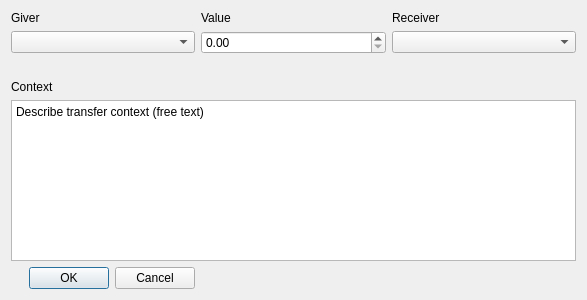
<?xml version="1.0" encoding="UTF-8"?>
<ui version="4.0">
 <class>transferdialog</class>
 <widget class="QDialog" name="transferdialog">
  <property name="geometry">
   <rect>
    <x>0</x>
    <y>0</y>
    <width>587</width>
    <height>300</height>
   </rect>
  </property>
  <property name="windowTitle">
   <string>Transfer edition</string>
  </property>
  <layout class="QGridLayout" name="gridLayout">
   <item row="5" column="0">
    <widget class="QDialogButtonBox" name="buttonBox">
     <property name="orientation">
      <enum>Qt::Horizontal</enum>
     </property>
     <property name="standardButtons">
      <set>QDialogButtonBox::Cancel|QDialogButtonBox::Ok</set>
     </property>
    </widget>
   </item>
   <item row="1" column="0">
    <widget class="QComboBox" name="giver"/>
   </item>
   <item row="1" column="2">
    <widget class="QComboBox" name="receiver"/>
   </item>
   <item row="1" column="1">
    <widget class="QDoubleSpinBox" name="value"/>
   </item>
   <item row="4" column="0" colspan="3">
    <widget class="QTextEdit" name="context">
     <property name="html">
      <string>&lt;!DOCTYPE HTML PUBLIC &quot;-//W3C//DTD HTML 4.0//EN&quot; &quot;http://www.w3.org/TR/REC-html40/strict.dtd&quot;&gt;
&lt;html&gt;&lt;head&gt;&lt;meta name=&quot;qrichtext&quot; content=&quot;1&quot; /&gt;&lt;style type=&quot;text/css&quot;&gt;
p, li { white-space: pre-wrap; }
&lt;/style&gt;&lt;/head&gt;&lt;body style=&quot; font-family:'DejaVu Sans'; font-size:9pt; font-weight:400; font-style:normal;&quot;&gt;
&lt;p style=&quot; margin-top:0px; margin-bottom:0px; margin-left:0px; margin-right:0px; -qt-block-indent:0; text-indent:0px;&quot;&gt;Describe transfer context (free text)&lt;/p&gt;&lt;/body&gt;&lt;/html&gt;</string>
     </property>
    </widget>
   </item>
   <item row="0" column="0">
    <widget class="QLabel" name="label">
     <property name="text">
      <string>Giver</string>
     </property>
     <property name="buddy">
      <cstring>giver</cstring>
     </property>
    </widget>
   </item>
   <item row="0" column="1">
    <widget class="QLabel" name="label_2">
     <property name="text">
      <string>Value</string>
     </property>
     <property name="buddy">
      <cstring>value</cstring>
     </property>
    </widget>
   </item>
   <item row="0" column="2">
    <widget class="QLabel" name="label_3">
     <property name="text">
      <string>Receiver</string>
     </property>
     <property name="buddy">
      <cstring>receiver</cstring>
     </property>
    </widget>
   </item>
   <item row="2" column="0">
    <spacer name="horizontalSpacer">
     <property name="orientation">
      <enum>Qt::Horizontal</enum>
     </property>
     <property name="sizeHint" stdset="0">
      <size>
       <width>40</width>
       <height>20</height>
      </size>
     </property>
    </spacer>
   </item>
   <item row="2" column="1">
    <spacer name="horizontalSpacer_2">
     <property name="orientation">
      <enum>Qt::Horizontal</enum>
     </property>
     <property name="sizeHint" stdset="0">
      <size>
       <width>40</width>
       <height>20</height>
      </size>
     </property>
    </spacer>
   </item>
   <item row="2" column="2">
    <spacer name="horizontalSpacer_3">
     <property name="orientation">
      <enum>Qt::Horizontal</enum>
     </property>
     <property name="sizeHint" stdset="0">
      <size>
       <width>40</width>
       <height>20</height>
      </size>
     </property>
    </spacer>
   </item>
   <item row="3" column="0">
    <widget class="QLabel" name="label_4">
     <property name="text">
      <string>Context</string>
     </property>
     <property name="buddy">
      <cstring>context</cstring>
     </property>
    </widget>
   </item>
  </layout>
 </widget>
 <tabstops>
  <tabstop>giver</tabstop>
  <tabstop>value</tabstop>
  <tabstop>receiver</tabstop>
  <tabstop>context</tabstop>
  <tabstop>buttonBox</tabstop>
 </tabstops>
 <resources/>
 <connections>
  <connection>
   <sender>buttonBox</sender>
   <signal>accepted()</signal>
   <receiver>transferdialog</receiver>
   <slot>accept()</slot>
   <hints>
    <hint type="sourcelabel">
     <x>193</x>
     <y>285</y>
    </hint>
    <hint type="destinationlabel">
     <x>157</x>
     <y>274</y>
    </hint>
   </hints>
  </connection>
  <connection>
   <sender>buttonBox</sender>
   <signal>rejected()</signal>
   <receiver>transferdialog</receiver>
   <slot>reject()</slot>
   <hints>
    <hint type="sourcelabel">
     <x>193</x>
     <y>291</y>
    </hint>
    <hint type="destinationlabel">
     <x>286</x>
     <y>274</y>
    </hint>
   </hints>
  </connection>
 </connections>
</ui>
